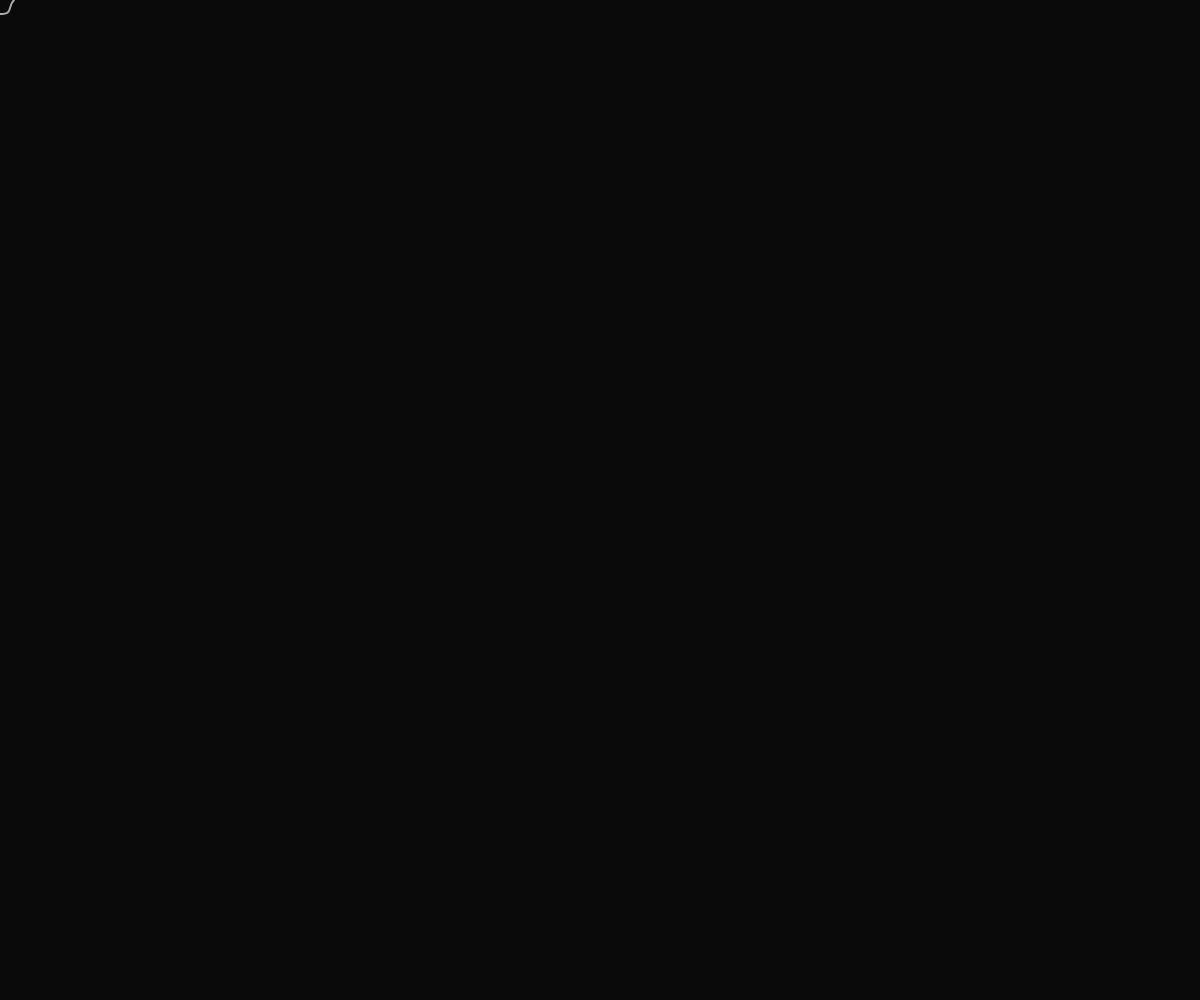
Frame 1 (no input)
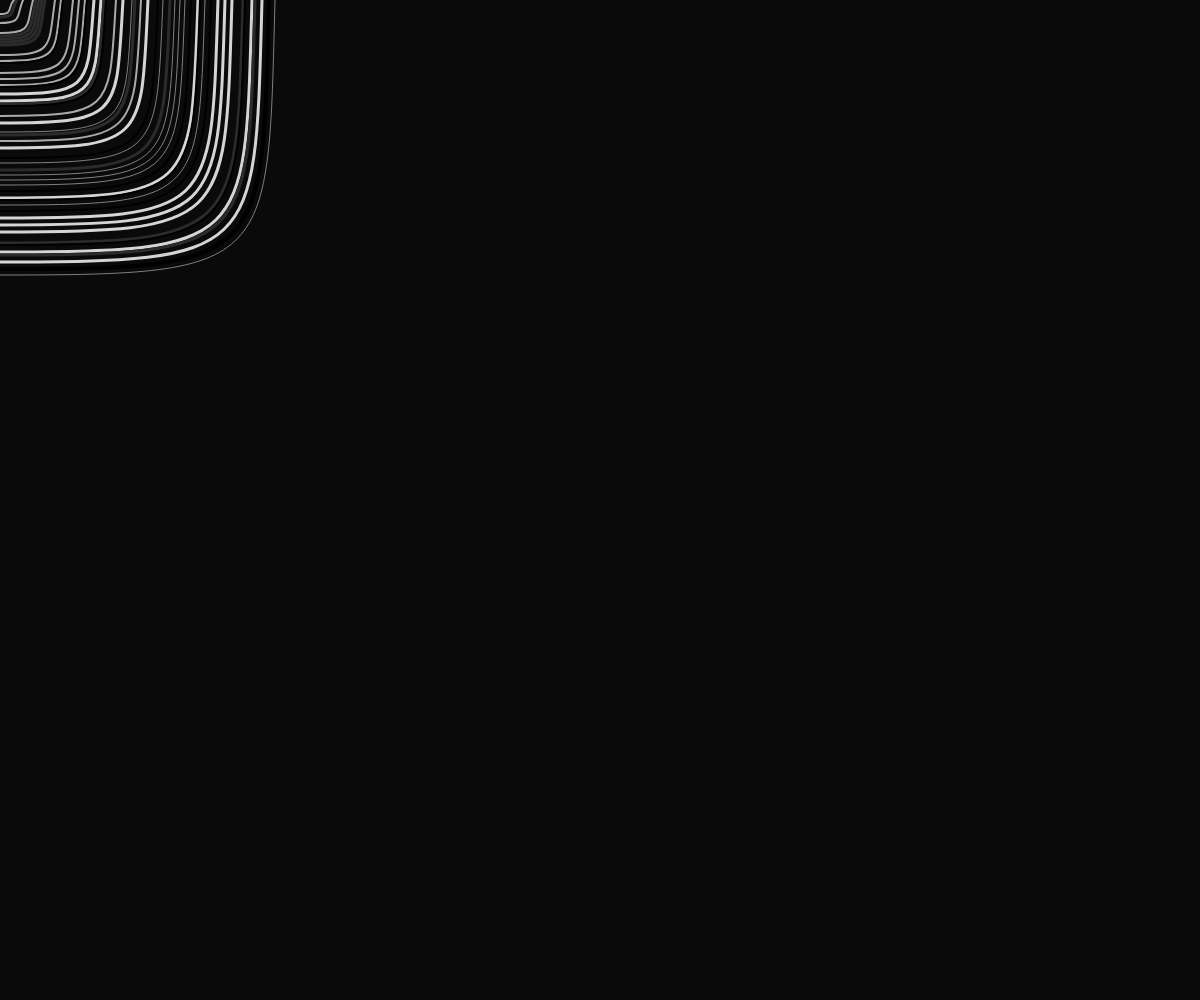
Frame 60 (no input)
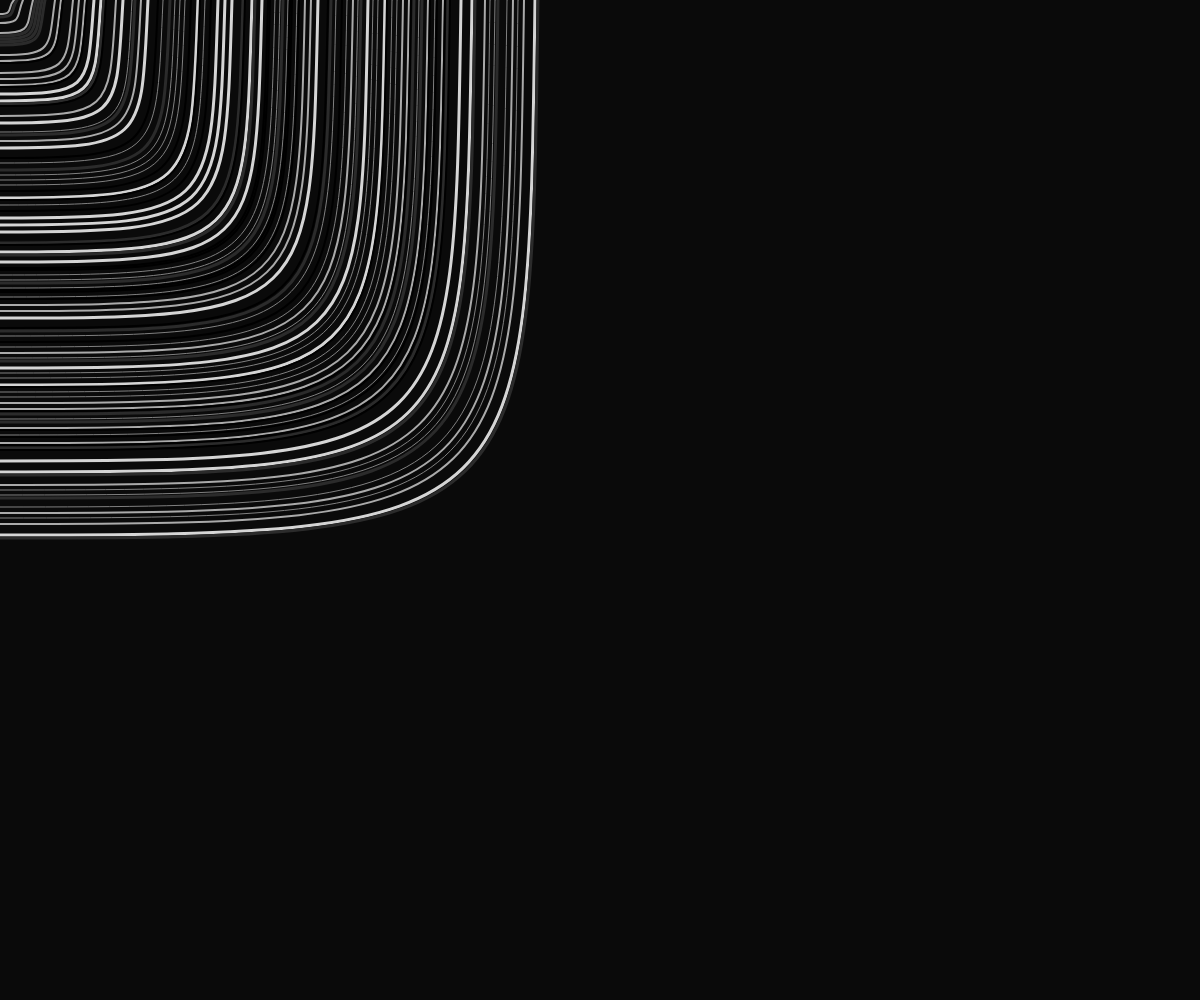
Frame 120 (the mouse pressed at the canvas centre since frame 60)

The p5.js sketch that drew these frames (run headless with seeded random() and noise() and a simulated clock; from frame 60 on, the mouse is pressed at the canvas centre):

// p5.js sketch
// ── sketch.js
var c = 0;
var m1 = 2, m2 = 8;

function setup() {
	createCanvas(windowWidth, windowHeight);
    background(10)
}

function draw() {
    var rand = parseInt(random(m1, m2));
    c += rand;
    var stroke_color = map(rand, m1, m2, 0, 255)
    strokeWeight(rand % 4)
    stroke(stroke_color)

    noFill();
    bezier(8+c, 0, 1+c, 1+c, 8+c, 8+c, 0, 8+c);
}
